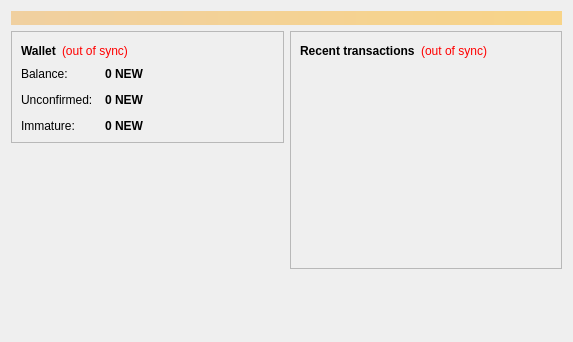
<?xml version="1.0" encoding="UTF-8"?>
<ui version="4.0">
 <class>OverviewPage</class>
 <widget class="QWidget" name="OverviewPage">
  <property name="geometry">
   <rect>
    <x>0</x>
    <y>0</y>
    <width>573</width>
    <height>342</height>
   </rect>
  </property>
  <property name="windowTitle">
   <string>Form</string>
  </property>
  <layout class="QVBoxLayout" name="topLayout">
   <item>
    <widget class="QLabel" name="labelAlerts">
     <property name="visible">
      <bool>false</bool>
     </property>
     <property name="styleSheet">
      <string notr="true">background-color: qlineargradient(x1: 0, y1: 0, x2: 1, y2: 0, stop:0 #F0D0A0, stop:1 #F8D488); color:#000000;</string>
     </property>
     <property name="wordWrap">
      <bool>true</bool>
     </property>
     <property name="margin">
      <number>3</number>
     </property>
    </widget>
   </item>
   <item>
    <layout class="QHBoxLayout" name="horizontalLayout" stretch="1,1">
     <item>
      <layout class="QVBoxLayout" name="verticalLayout_2">
       <item>
        <widget class="QFrame" name="frame">
         <property name="frameShape">
          <enum>QFrame::StyledPanel</enum>
         </property>
         <property name="frameShadow">
          <enum>QFrame::Raised</enum>
         </property>
         <layout class="QVBoxLayout" name="verticalLayout_4">
          <item>
           <layout class="QHBoxLayout" name="horizontalLayout_4">
            <item>
             <widget class="QLabel" name="label_5">
              <property name="font">
               <font>
                <weight>75</weight>
                <bold>true</bold>
               </font>
              </property>
              <property name="text">
               <string>Wallet</string>
              </property>
             </widget>
            </item>
            <item>
             <widget class="QLabel" name="labelWalletStatus">
              <property name="toolTip">
               <string>The displayed information may be out of date. Your wallet automatically synchronizes with the Altcoin network after a connection is established, but this process has not completed yet.</string>
              </property>
              <property name="styleSheet">
               <string notr="true">QLabel { color: red; }</string>
              </property>
              <property name="text">
               <string notr="true">(out of sync)</string>
              </property>
              <property name="alignment">
               <set>Qt::AlignLeading|Qt::AlignLeft|Qt::AlignVCenter</set>
              </property>
             </widget>
            </item>
            <item>
             <spacer name="horizontalSpacer_2">
              <property name="orientation">
               <enum>Qt::Horizontal</enum>
              </property>
              <property name="sizeHint" stdset="0">
               <size>
                <width>40</width>
                <height>20</height>
               </size>
              </property>
             </spacer>
            </item>
           </layout>
          </item>
          <item>
           <layout class="QFormLayout" name="formLayout_2">
            <property name="fieldGrowthPolicy">
             <enum>QFormLayout::AllNonFixedFieldsGrow</enum>
            </property>
            <property name="horizontalSpacing">
             <number>12</number>
            </property>
            <property name="verticalSpacing">
             <number>12</number>
            </property>
            <item row="0" column="0">
             <widget class="QLabel" name="label">
              <property name="text">
               <string>Balance:</string>
              </property>
             </widget>
            </item>
            <item row="0" column="1">
             <widget class="QLabel" name="labelBalance">
              <property name="font">
               <font>
                <weight>75</weight>
                <bold>true</bold>
               </font>
              </property>
              <property name="cursor">
               <cursorShape>IBeamCursor</cursorShape>
              </property>
              <property name="toolTip">
               <string>Your current balance</string>
              </property>
              <property name="text">
               <string notr="true">0 NEW</string>
              </property>
              <property name="textInteractionFlags">
               <set>Qt::LinksAccessibleByMouse|Qt::TextSelectableByKeyboard|Qt::TextSelectableByMouse</set>
              </property>
             </widget>
            </item>
            <item row="1" column="0">
             <widget class="QLabel" name="label_3">
              <property name="text">
               <string>Unconfirmed:</string>
              </property>
             </widget>
            </item>
            <item row="1" column="1">
             <widget class="QLabel" name="labelUnconfirmed">
              <property name="font">
               <font>
                <weight>75</weight>
                <bold>true</bold>
               </font>
              </property>
              <property name="cursor">
               <cursorShape>IBeamCursor</cursorShape>
              </property>
              <property name="toolTip">
               <string>Total of transactions that have yet to be confirmed, and do not yet count toward the current balance</string>
              </property>
              <property name="text">
               <string notr="true">0 NEW</string>
              </property>
              <property name="textInteractionFlags">
               <set>Qt::LinksAccessibleByMouse|Qt::TextSelectableByKeyboard|Qt::TextSelectableByMouse</set>
              </property>
             </widget>
            </item>
            <item row="2" column="0">
             <widget class="QLabel" name="labelImmatureText">
              <property name="text">
               <string>Immature:</string>
              </property>
             </widget>
            </item>
            <item row="2" column="1">
             <widget class="QLabel" name="labelImmature">
              <property name="font">
               <font>
                <weight>75</weight>
                <bold>true</bold>
               </font>
              </property>
              <property name="toolTip">
               <string>Mined balance that has not yet matured</string>
              </property>
              <property name="text">
               <string notr="true">0 NEW</string>
              </property>
              <property name="textInteractionFlags">
               <set>Qt::LinksAccessibleByMouse|Qt::TextSelectableByKeyboard|Qt::TextSelectableByMouse</set>
              </property>
             </widget>
            </item>
           </layout>
          </item>
         </layout>
        </widget>
       </item>
       <item>
        <spacer name="verticalSpacer">
         <property name="orientation">
          <enum>Qt::Vertical</enum>
         </property>
         <property name="sizeHint" stdset="0">
          <size>
           <width>20</width>
           <height>40</height>
          </size>
         </property>
        </spacer>
       </item>
      </layout>
     </item>
     <item>
      <layout class="QVBoxLayout" name="verticalLayout_3">
       <item>
        <widget class="QFrame" name="frame_2">
         <property name="frameShape">
          <enum>QFrame::StyledPanel</enum>
         </property>
         <property name="frameShadow">
          <enum>QFrame::Raised</enum>
         </property>
         <layout class="QVBoxLayout" name="verticalLayout">
          <item>
           <layout class="QHBoxLayout" name="horizontalLayout_2">
            <item>
             <widget class="QLabel" name="label_4">
              <property name="text">
               <string>&lt;b&gt;Recent transactions&lt;/b&gt;</string>
              </property>
             </widget>
            </item>
            <item>
             <widget class="QLabel" name="labelTransactionsStatus">
              <property name="toolTip">
               <string>The displayed information may be out of date. Your wallet automatically synchronizes with the Altcoin network after a connection is established, but this process has not completed yet.</string>
              </property>
              <property name="styleSheet">
               <string notr="true">QLabel { color: red; }</string>
              </property>
              <property name="text">
               <string notr="true">(out of sync)</string>
              </property>
              <property name="alignment">
               <set>Qt::AlignRight|Qt::AlignTrailing|Qt::AlignVCenter</set>
              </property>
             </widget>
            </item>
            <item>
             <spacer name="horizontalSpacer">
              <property name="orientation">
               <enum>Qt::Horizontal</enum>
              </property>
              <property name="sizeHint" stdset="0">
               <size>
                <width>40</width>
                <height>20</height>
               </size>
              </property>
             </spacer>
            </item>
           </layout>
          </item>
          <item>
           <widget class="QListView" name="listTransactions">
            <property name="styleSheet">
             <string notr="true">QListView { background: transparent; }</string>
            </property>
            <property name="frameShape">
             <enum>QFrame::NoFrame</enum>
            </property>
            <property name="verticalScrollBarPolicy">
             <enum>Qt::ScrollBarAlwaysOff</enum>
            </property>
            <property name="horizontalScrollBarPolicy">
             <enum>Qt::ScrollBarAlwaysOff</enum>
            </property>
            <property name="selectionMode">
             <enum>QAbstractItemView::NoSelection</enum>
            </property>
           </widget>
          </item>
         </layout>
        </widget>
       </item>
       <item>
        <spacer name="verticalSpacer_2">
         <property name="orientation">
          <enum>Qt::Vertical</enum>
         </property>
         <property name="sizeHint" stdset="0">
          <size>
           <width>20</width>
           <height>40</height>
          </size>
         </property>
        </spacer>
       </item>
      </layout>
     </item>
    </layout>
   </item>
  </layout>
 </widget>
 <resources/>
 <connections/>
</ui>
